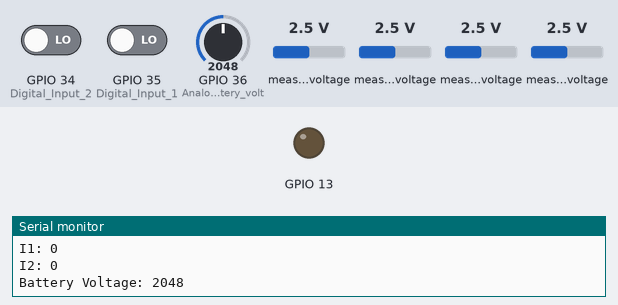
Recording of a sketch running on a simulated ESP32. Parts: output pins drawn as LEDs (lit = HIGH), the last lines printed to the serial monitor. The test bench sets the inputs (shaded band); at power-on: GPIO 34 (Digital_Input_2) LOW, GPIO 35 (Digital_Input_1) LOW, GPIO 36 (Analog_input-battery_volt) = 2048, measured voltage 2.5 V.

Above: at 0.1 s.
At 1.7 s:
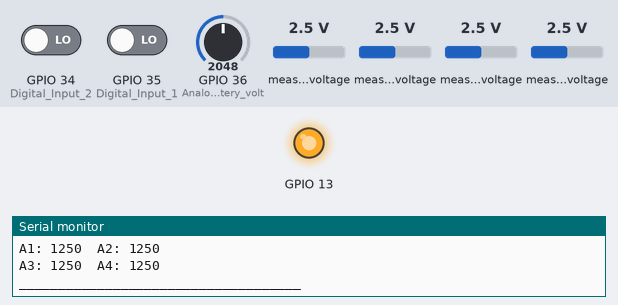
Timing chart, 0 to 3.2 s (numbered marks = the images above):
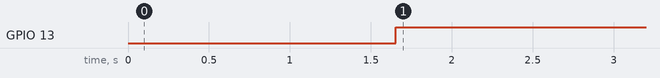

The sketch:

EC-M11-BC-C1_V2.ino
```cpp
// EC-M11-EG-C1
/*
 * Analog Input Test
 * Digital Input Test
 * RS-485 Serial print
 * 12V Booster Enable / Disable
 *
 */

#include <Adafruit_ADS1015.h>

Adafruit_ADS1015 ads1(0x49);
String adcString[8];


void setup() {
  // put your setup code here, to run once:
  Serial.begin(115200);
  Wire.begin(16,17);

  Serial.println("The device is powered up");

  pinMode(35, INPUT);    // Digital Input 1
  pinMode(34, INPUT);    // Digital Input 2

  pinMode(21, INPUT);    // ADS1115 Interrupt

  pinMode(36, INPUT);    // Analog input-battery voltage monitor

  pinMode(13, OUTPUT);    // 12V boosted output enable
  //pinMode(32, OUTPUT);    // SIM7000 Power - only on LTE version


  ads1.begin();
  ads1.setGain(GAIN_ONE);

  Serial.println("Initialized analog inputs");

}

void loop() {
  // put your main code here, to run repeatedly:
  Serial.print("I1: ");Serial.println(digitalRead(35));
  Serial.print("I2: ");Serial.println(digitalRead(34));
  Serial.print("Battery Voltage: ");Serial.println(readBattery());
  delay(800);
  printanalog();
  delay(800);
  digitalWrite(13,HIGH);
  delay(800);
}

int readBattery(){
  unsigned int analog_value;
  analog_value = analogRead(36);
  return analog_value;
}

void printanalog(){
  adcString[0] = String(ads1.readADC_SingleEnded(0));
  adcString[0] = String(ads1.readADC_SingleEnded(0));
  delay(10);
  adcString[1] = String(ads1.readADC_SingleEnded(1));
  adcString[1] = String(ads1.readADC_SingleEnded(1));
  delay(10);
  adcString[2] = String(ads1.readADC_SingleEnded(2));
  adcString[2] = String(ads1.readADC_SingleEnded(2));
  delay(10);
  adcString[3] = String(ads1.readADC_SingleEnded(3));
  adcString[3] = String(ads1.readADC_SingleEnded(3));
  delay(10);
  Serial.print("A1: ");Serial.print(adcString[0]);Serial.print("  ");
  Serial.print("A2: ");Serial.println(adcString[1]);
  Serial.print("A3: ");Serial.print(adcString[2]);Serial.print("  ");
  Serial.print("A4: ");Serial.println(adcString[3]);

  Serial.println("____________________________________");
}
```

Measured:
- by itself, GPIO 13: LOW → HIGH at 1.7 s
